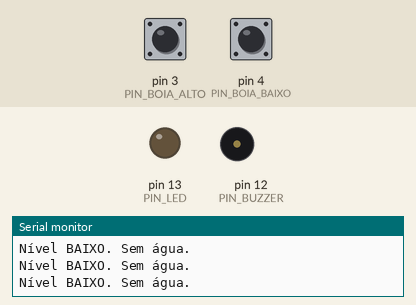
Simulated run of this sketch. Board: Arduino Uno, built with avr-gcc and run on an emulated ATmega328P. Parts: output pins drawn as LEDs (lit = HIGH), buzzer (waves = sounding, pin HIGH), the last lines printed to the serial monitor. Inputs (shaded band) come from the test bench; at power-on: pin 3 (PIN_BOIA_ALTO) HIGH, pin 4 (PIN_BOIA_BAIXO) HIGH.

Above: at 1.8 s.
1.9 s: pin 3 (PIN_BOIA_ALTO) pulled LOW for 0.6 s
At 3.3 s:
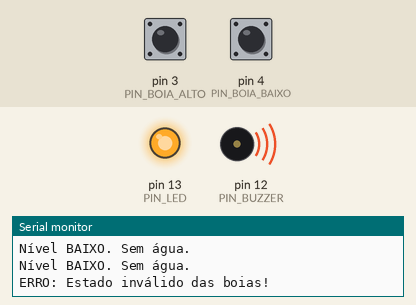
Timing chart, 0 to 4.9 s (numbered marks = the images above; inputs shaded):
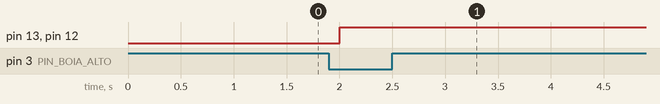

Measured:
- after the input at 1.9 s, pin 13 (PIN_LED), pin 12 (PIN_BUZZER): LOW → HIGH after 0.10 s

The sketch:

Codigo-sensor-de-nivel-de-agua.ino
```cpp
// Código sensor de nível para horta automática
#define PIN_BOIA_ALTO 3
#define PIN_BOIA_BAIXO 4
#define PIN_BUZZER 12
#define PIN_LED 13

bool boiaAlto, boiaBaixo, erro = false;

void setup() {
  pinMode(PIN_BOIA_ALTO, INPUT_PULLUP);
  pinMode(PIN_BOIA_BAIXO, INPUT_PULLUP);
  pinMode(PIN_BUZZER, OUTPUT);
  pinMode(PIN_LED, OUTPUT);

  Serial.begin(9600);
}

void loop() {
  if(erro == false) {
    digitalWrite(PIN_BUZZER, LOW);

    boiaAlto = digitalRead(PIN_BOIA_ALTO);
    boiaBaixo = digitalRead(PIN_BOIA_BAIXO);

    if (boiaAlto == LOW && boiaBaixo == LOW) {
      // Ambas as boias ativadas (nível alto)
      digitalWrite(PIN_LED, HIGH);
      Serial.println("Nível ALTO. Água detectada.");
    }
    else if (boiaAlto == HIGH && boiaBaixo == LOW) {
      // Apenas boia baixa ativada (nível médio)
      digitalWrite(PIN_LED, HIGH);
      Serial.println("Nível MÉDIO. Água acabando.");
    }
    else if (boiaAlto == HIGH && boiaBaixo == HIGH) {
      // Nenhuma boia ativada (nível baixo)
      digitalWrite(PIN_LED, LOW);
      Serial.println("Nível BAIXO. Sem água.");
    }
    else {
      // Estado inválido (boia alta ativada e baixa não)
      erro = true;
      digitalWrite(PIN_LED, HIGH);
      digitalWrite(PIN_BUZZER, HIGH);
      Serial.println("ERRO: Estado inválido das boias!");
    }

    delay(500);
  }
}
```
